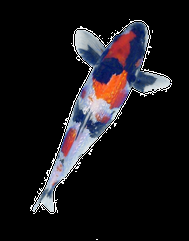
#> input picture programming/python/assets/fish.png, 189 x 241 px, given in place of the camera
$ python camera.py
#> lines starting #> are read from the running program, lines starting #| are printed output that depends on the picture; after the words box and inside, x2 and y2 are one past the last pixel; in counts of white or black regions, pixels touching at a corner belong together
# import the opencv library
import cv2


# define a video capture object
vid = cv2.VideoCapture(0)

while(True):

    # Capture the video frame
    # by frame
    ret, frame = vid.read()
#> frame is the input picture: shape (241, 189, 3); mean B, G, R 26.9, 23.6, 26.2
    img_gray = cv2.cvtColor(frame, cv2.COLOR_BGR2GRAY)
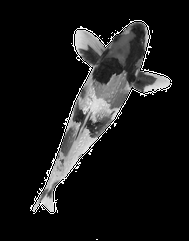
#> img_gray: shape (241, 189); min 0, max 255, mean 24.7
    ret, thresh = cv2.threshold(img_gray, 20, 255, cv2.THRESH_BINARY)
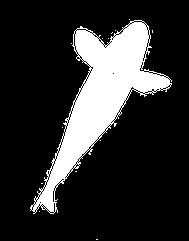
#> thresh: shape (241, 189); 18.1% white; 14 white regions (13 under 20 px)
    contours, hierarchy = cv2.findContours(image=thresh, mode=cv2.RETR_TREE, method=cv2.CHAIN_APPROX_NONE)
#> contours = 276 contours, 273 with area under 20; largest, box (x1, y1, x2, y2) and area: (30, 20, 172, 214) 8424, (73, 33, 76, 47) 24, (52, 190, 55, 203) 22
    image_copy = frame.copy()
#> (the run stopped early here; a loop or call above may not have finished)
